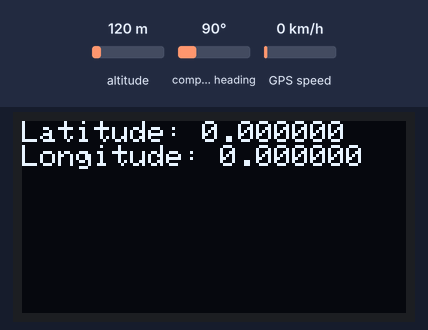
Recording of a sketch running on a simulated ESP32. Shown: 128×64 one-colour display. The inputs (shaded band) are chosen by the test bench; at power-on: altitude 120 m, compass heading 90°, GPS speed 0 km/h. The display library's start-up logo is not drawn; the GPS gets a fix after 3 s at 37.7749, -122.4194 with 8 satellites; what the sketch prints to the serial monitor is not drawn.

Above: at 0.1 s.
At 3.1 s:
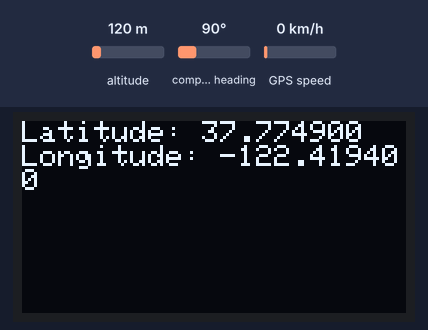

The sketch:

ESP32_ProjectSaharaGeoFencing.ino
```cpp
#include <Wire.h>
#include <Adafruit_GFX.h>
#include <Adafruit_SSD1306.h>
#include <TinyGPS++.h>
#include <SoftwareSerial.h>

#define SCREEN_WIDTH 128
#define SCREEN_HEIGHT 64
#define I2C_SDA 32 // change as needed
#define I2C_SCL 33 // change as needed
#define OLED_ADDR 0x3C

Adafruit_SSD1306 display(SCREEN_WIDTH, SCREEN_HEIGHT, &Wire, -1);

// Define the RX and TX pins for the GPS module
#define GPS_RX_PIN    35
#define GPS_TX_PIN    34

// Define geofence parameters
#define GEOFENCE_OFFICE_LATITUDE  1.1023856
#define GEOFENCE_OFFICE_LONGITUDE 104.0336899
#define GEOFENCE_OFFICE_RADIUS    100

#define GEOFENCE_HOME_LATITUDE    1.127517
#define GEOFENCE_HOME_LONGITUDE   104.012899
#define GEOFENCE_HOME_RADIUS      100

#define GEOFENCE_NOV_LATITUDE     1.184392
#define GEOFENCE_NOV_LONGITUDE    104.006504
#define GEOFENCE_NOV_RADIUS       100

TinyGPSPlus gps;
SoftwareSerial gpsSerial(GPS_RX_PIN, GPS_TX_PIN);

void setup() {
  Serial.begin(115200);
  gpsSerial.begin(9600);

  Wire.begin(I2C_SDA, I2C_SCL);

  if (!display.begin(SSD1306_SWITCHCAPVCC, OLED_ADDR)) {
    Serial.println(F("SSD1306 allocation failed"));
    for (;;)
      ;
  }

  display.display(); // Clear the display buffer
  display.clearDisplay(); // Clear the display content

  display.setTextSize(1);
  display.setTextColor(SSD1306_WHITE);
}

void loop() {
  while (gpsSerial.available() > 0) {
    if (gps.encode(gpsSerial.read())) {
      display.clearDisplay();
      display.setTextSize(1);
      display.setTextColor(SSD1306_WHITE);
      display.setCursor(0, 0);

      // Print to OLED
      display.print(F("Latitude: "));
      display.println(String(gps.location.lat(), 6));

      display.print(F("Longitude: "));
      display.println(String(gps.location.lng(), 6));

      // Print to Serial
      Serial.print(F("Latitude: "));
      Serial.println(gps.location.lat(), 6);

      Serial.print(F("Longitude: "));
      Serial.println(gps.location.lng(), 6);

      // Check geofences
      checkGeofence("At the Office", GEOFENCE_OFFICE_LATITUDE, GEOFENCE_OFFICE_LONGITUDE, GEOFENCE_OFFICE_RADIUS);
      checkGeofence("At home", GEOFENCE_HOME_LATITUDE, GEOFENCE_HOME_LONGITUDE, GEOFENCE_HOME_RADIUS);
      checkGeofence("At NOV", GEOFENCE_NOV_LATITUDE, GEOFENCE_NOV_LONGITUDE, GEOFENCE_NOV_RADIUS);

      display.display();
    }
  }
}

void checkGeofence(const char* locationName, double geofenceLatitude, double geofenceLongitude, double geofenceRadius) {
  // Calculate distance between current location and geofence center
  double distance = TinyGPSPlus::distanceBetween(
    gps.location.lat(), gps.location.lng(),
    geofenceLatitude, geofenceLongitude
  );

  // Check if inside the geofence
  if (distance <= geofenceRadius) {
    Serial.println(locationName);
    display.println(locationName);
  }
}
```

Measured:
- what the display in image 0 shows lasts 3.0 s, from 0.1 s to 3.1 s
